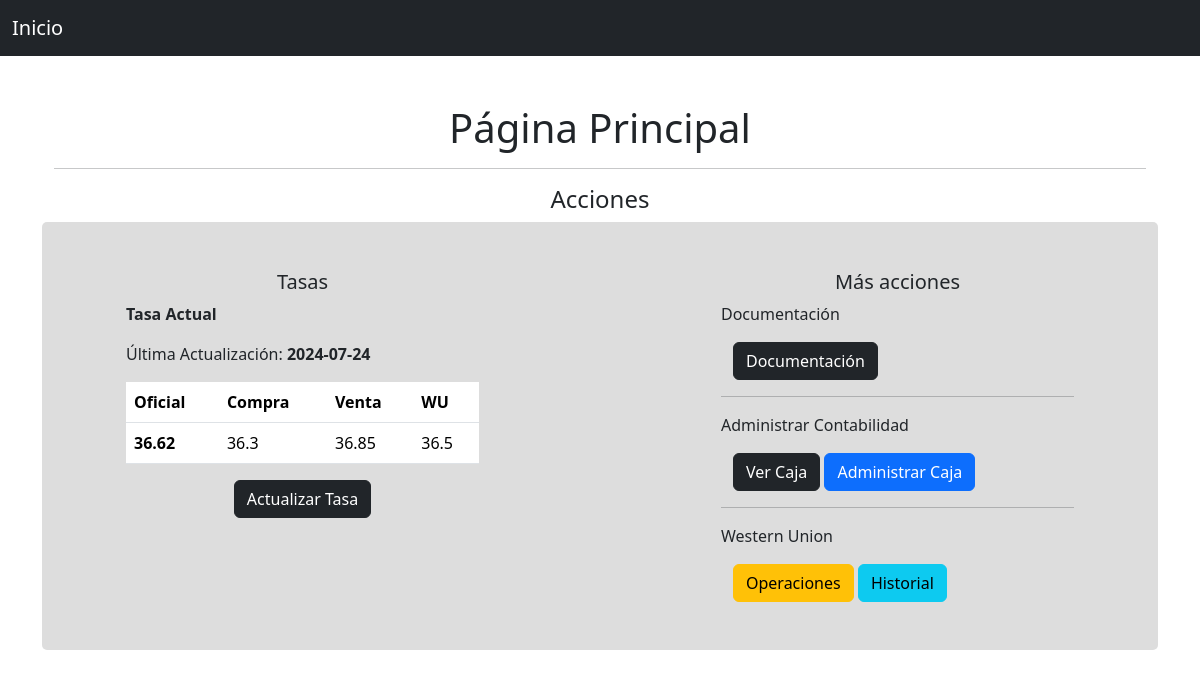
Before: / with the older database file.
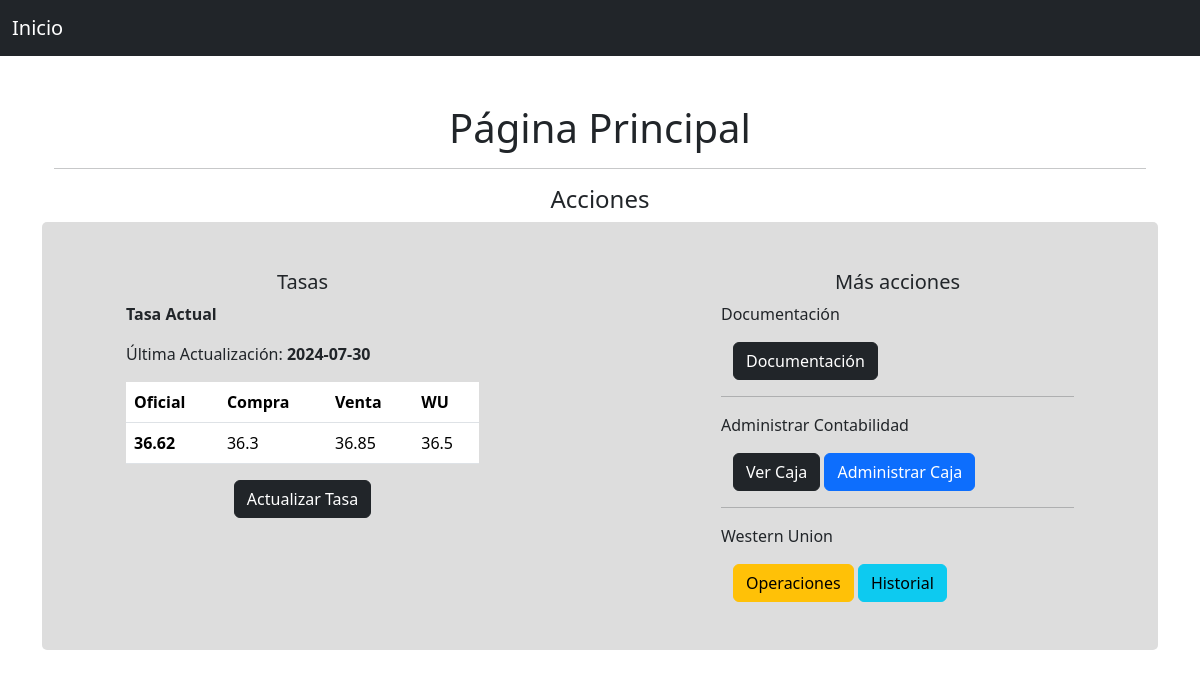
After: the same page with the newer database file.
### app/models/tasa.py (models this page shows)
class Tasa(db.Model):
    id = db.Column(db.Integer, primary_key=True)
    fecha = db.Column(db.Date, nullable=False, default=datetime.utcnow)
    tasa_oficial = db.Column(db.Float, nullable=False)
    tasa_compra = db.Column(db.Float, nullable=False)
    tasa_venta = db.Column(db.Float, nullable=False)
    tasa_wu = db.Column(db.Float, nullable=False)

### app/views/main.py (the view)
@main.route('/')
def index():
    tasa = Tasa.query.order_by(Tasa.id.desc()).first()
    return render_template('main/index.html',tasa=tasa)

### app/templates/main/index.html (shortened to what this page needs)
{%extends 'base.html'%}
{%block content%}
<div class="container text-center">
    <h1>Página Principal</h1>
    <hr>
</div>
<div class="container">
    <h4 class="text-center">Acciones</h4>
    <div class="row d-flex justify-content-between p-5" style="background-color: rgb(221, 221, 221); border-radius: 5px;">
        <div class="col-sm-5">
            <div class="container">
                <h5 class="text-center">Tasas</h5>
                <div class="container">
                    {% if tasa %}
                        <p><b>Tasa Actual</b></p>
                        <p>Última Actualización: <b>{{tasa.fecha}}</b></p>
                        <table class="table">
                            <thead>
                              <tr>
                                <th scope="col">Oficial</th>
                                <th scope="col">Compra</th>
                                <th scope="col">Venta</th>
                                <th scope="col">WU</th>
                              </tr>
                            </thead>
                            <tbody>
                              <tr>
                                <th>{{tasa.tasa_oficial}}</th>
                                <td>{{tasa.tasa_compra}}</td>
                                <td>{{tasa.tasa_venta}}</td>
                                <td>{{tasa.tasa_wu}}</td>
                              </tr>
                            </tbody>
                        </table>
                        <div class="container text-center">
                            <a href="{{url_for('main.set_tasa')}}" class="btn btn-dark">Actualizar Tasa</a>
                        </div>
                    {%else%}
                        <p>No se ha fijado la Tasa</p>
                        <a href="{{url_for('main.set_tasa')}}" class="btn btn-dark">Fijar Tasa</a>
                    {% endif %}
                </div>
            </div>
        </div>
        <div class="col-sm-5">
            <div class="container">
                <h5 class="text-center">Más acciones</h5>
                <div class="container">
                    <p>Documentación</p>
                    <div class="container">
                        <a href="{{url_for('auth.documentation')}}" class="btn btn-dark">Documentación</a>
                    </div>
                    <hr>
                    <p>Administrar Contabilidad</p>
                    <div class="container">
                        <a href="{{url_for('main.get_caja')}}" class="btn btn-dark">Ver Caja</a>
                        <a href="{{url_for('main.set_caja')}}" class="btn btn-primary">Administrar Caja</a>
                    </div>
                    <hr>
                    <p>Western Union</p>
                    <div class="container">
                        <a href="{{url_for('main.operaciones_wu')}}" class="btn btn-warning">Operaciones</a>
                        <a href="{{url_for('main.historial_wu')}}" class="btn btn-info">Historial</a>
                    </div>
                </div>
            </div>
        </div>
    </div>
</div>
{%endblock%}

Changed rows visible on the page:
no longer on this page (row unchanged): Tasa: fecha "2024-07-24", tasa_oficial "36.62", tasa_compra "36.3", tasa_venta "36.85", tasa_wu "36.5"
added Tasa: fecha "2024-07-30", tasa_oficial "36.62", tasa_compra "36.3", tasa_venta "36.85", tasa_wu "36.5"
